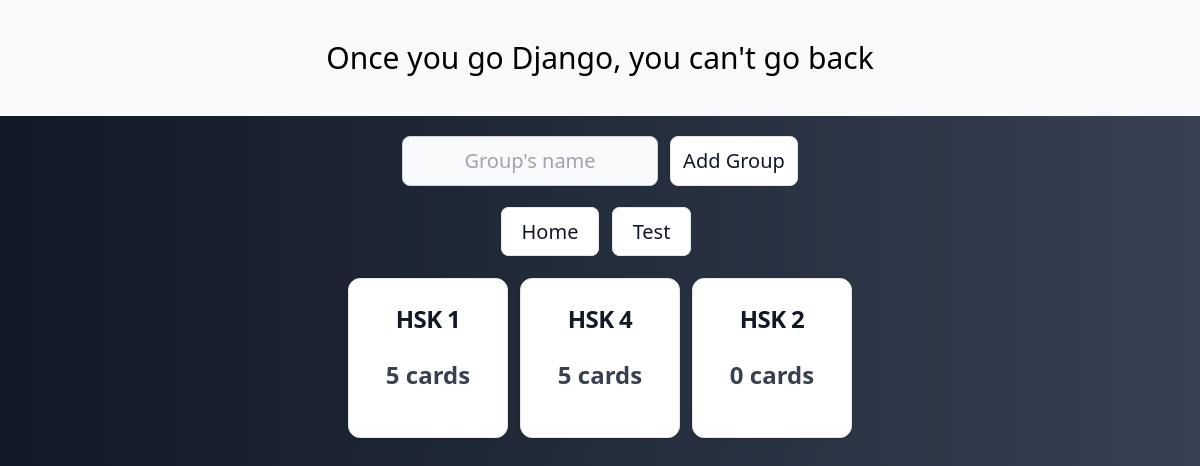
The app's page /groups/ with its own data.
### carddeck/models.py (models this page shows, shortened)
class CardGroup(models.Model):
    name = models.CharField(max_length=100, unique=True)

### carddeck/views.py (the view)
# urls.py: path("groups/", views.show_groups, name="groups"),
def show_groups(request):
    groups = CardGroup.objects.all()
    groups_len = [(group, group.card_set.count()) for group in groups]
    context = {
        "groups_len": groups_len,
        "compare_len_0": min(2, groups.count()),
        "compare_len_1": min(3, groups.count()),
        "compare_len_2": min(4, groups.count()),
        "compare_len_3": min(6, groups.count()),
    }
    return render(request, "pages/groups.html", context)

### carddeck/templates/pages/groups.html (shortened to what this page needs)
{% extends "base.html" %}
{% block content %}
<div class="flex flex-col my-5 items-center space-y-8">
  <form action="new_group" class="flex flex-row items-center space-x-3">
    <input name="group_name" class="input-info w-64 px-2 py-2.5" placeholder="Group's name" required>
    <button type="submit" class="btn w-32 py-2.5">
      Add Group</button>
  </form>
  <div>
    <a href="{% url 'home' %}" class="w-24 py-2.5 px-5 mr-2 mb-2 btn">Home</a>
    <a href="{% url 'test' %}" class="w-24 py-2.5 px-5 mr-2 mb-2 btn">Test</a>
  </div>
  <div
    class="grid my-5 grid-cols-{{compare_len_0}} sm:grid-cols-{{compare_len_1}} md:grid-cols-{{compare_len_2}} lg:grid-cols-{{compare_len_3}} gap-x-3 gap-y-3">
    {% for group, len in groups_len %}
    <div id="{{ group.id }}" class="card relative group grid-row-3">
      <div>
        <p class="card-word text-center p-3">
          {{group.name}}
        </p>
        <p class="card-group-info text-center p-3 text-2xl">
          {{len}} cards </p>
      </div>
    </div>
    {% endfor %}
  </div>
</div>
{% endblock %}

### records on screen
CardGroup: name "HSK 1", len "5"
CardGroup: name "HSK 4", len "5"
CardGroup: name "HSK 2", len "0"
